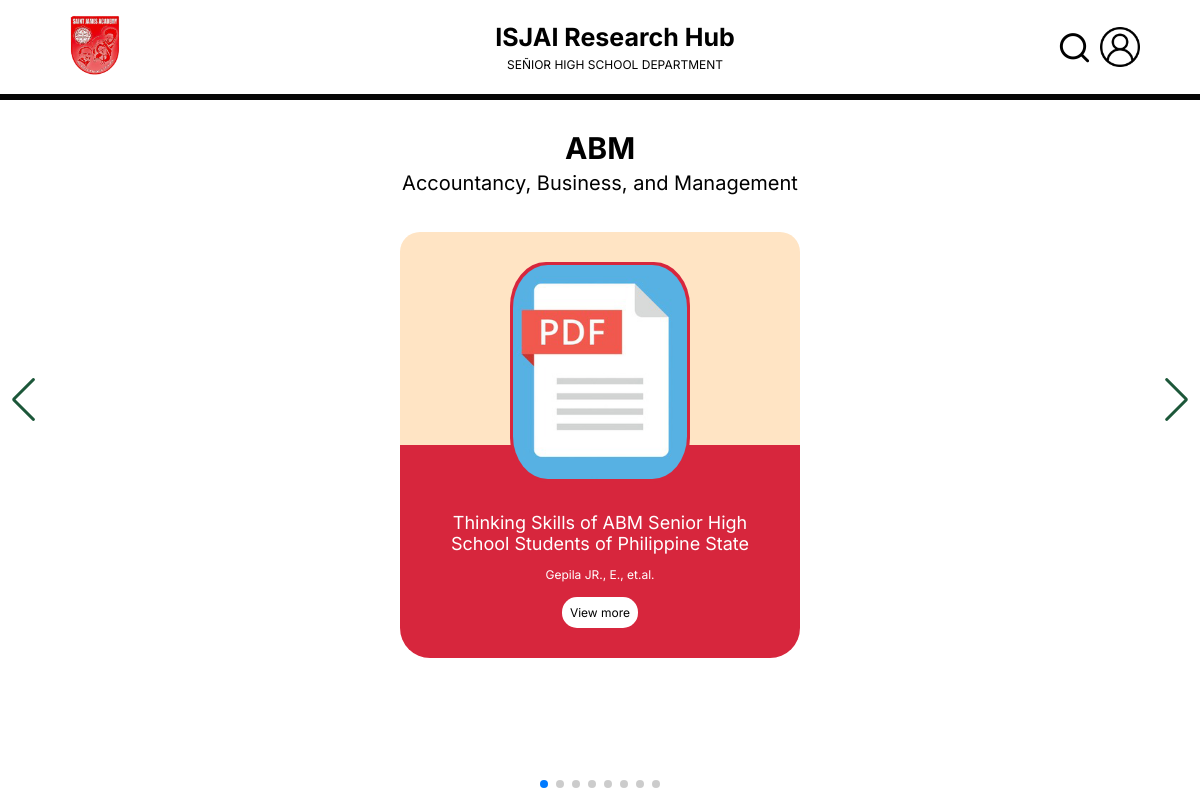
The app's page /index/abm-page.php with its own data.
### tables this page shows
CREATE TABLE IF NOT EXISTS `research_abm` (
  `ID` int(11) NOT NULL AUTO_INCREMENT,
  `Research_Title` varchar(200) NOT NULL,
  `Author` varchar(100) NOT NULL,
  `Description` longtext NOT NULL,
  `Link` varchar(100) NOT NULL,
  `Strand` varchar(100) NOT NULL,
  `Date_Added` timestamp NOT NULL DEFAULT current_timestamp(),
  PRIMARY KEY (`ID`)
);

### php functions/common_functions.php (the view, shortened to what this page needs)
        <?php
function display_abm_home(){
  global $con;
  $select_query = "Select *from `research_abm`";
  $result = mysqli_query($con, $select_query);
    while ($row = mysqli_fetch_assoc($result)) {
        ?>
      <div class="swiper-slide card">
        <div class="card-content">
            <div class="image">
                <img src="../images/pdf-holder.png" alt="pdf">
            </div>
        <div class="title">
            <span class="research-title"><?php echo $row['Research_Title'];?></span>
            <span class="author"><?php echo $row['Author']; ?></span>
        </div>
        <div class="button">
          <form action="readmore_abm.php" method = "post">
            <button name = "ID" class="viewMore" type="submit" value = "<?php echo $row['ID']; ?>">View more</button>
          </form>
        </div>
        </div>
      </div>
        <?php
            }
}
        ?>

### css/strands-styles.css (style rules this page uses)
* { margin: 0; padding: 0; box-sizing: border-box; font-family: 'Inter', sans-serif; text-decoration: none; }
body { height: 100vh; width: 100%; }
section .card .image { height: 220px; width: 180px; border-radius: 20%; padding: 3px; background: #d7263d; }
section .card .image img { height: 100%; width: 100%; object-fit: cover; border-radius: 20%; }
.card { position: relative; background: #d7263d; border-radius: 30px; margin: 20px 0px; width: 100px; }
.card .card-content { display: flex; flex-direction: column; align-items: center; text-align: center; justify-content: center; padding: 30px; position: relative; z-index: 100; }
.card::before { content: " "; position: absolute; height: 50%; width: 100%; background-color: bisque; border-radius: 20px 20px 0 0; }
.card .research-title { display: flex; flex-direction: column; align-items: center; margin-top: 30px; color: white; font-size: 18px; max-height: 45px; overflow: hidden; }
.card .author { display: flex; flex-direction: column; align-items: center; margin: 10px 0 5px; color: white; font-size: 12px; }
.card .button { width: 100%; margin-top: 10px; display: flex; justify-content: space-around; }
.card .button button { background: rgb(255, 255, 255); outline: none; border: none; border-radius: 15px; padding: 8px; font-size: 12px; color: rgb(0, 0, 0); transition: all 0.3s ease; cursor: pointer; }

### records on screen
research_abm: Research_Title "Thinking Skills of ABM Senior High School Students of Philippine State…", Author "Gepila JR., E., et.al.", $row['ID'] 1 (drawn)
